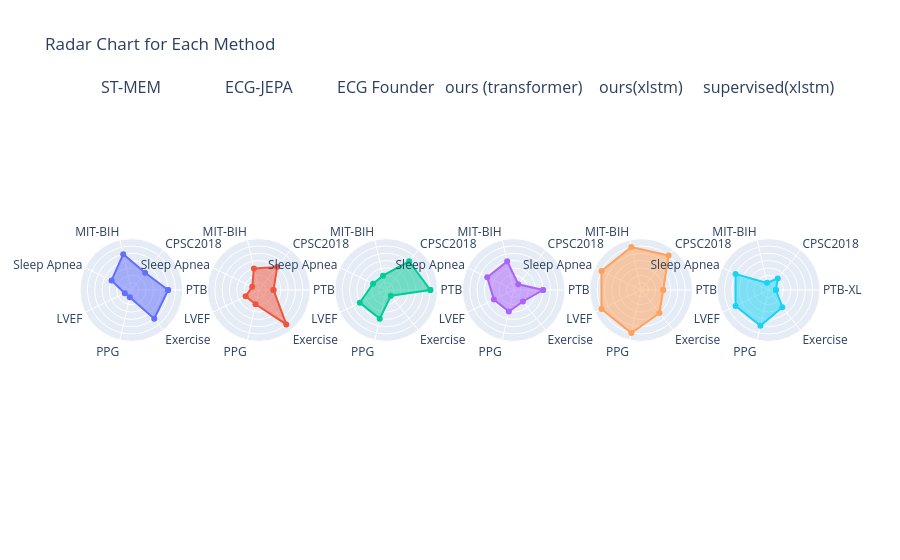

Source (notebook cell):
### Code cell
import pandas as pd
from plotly.subplots import make_subplots
import plotly.graph_objects as go

categories_closed = categories + [categories[0]]

fig = go.Figure()
# Plot one radar chart for each method on separate axes (subplots)

num_methods = len(df_ranked)
fig = make_subplots(
    rows=1, cols=num_methods,
    specs=[[{'type': 'polar'}]*num_methods],
    subplot_titles=df_ranked.index.tolist()
)

for i, (idx, row) in enumerate((len(df_ranked) - df_ranked).iterrows()):
    values = row.tolist() + [row.tolist()[0]]  # close the loop
    trace = fig.add_trace(
        go.Scatterpolar(
            r=values,
            theta=categories_closed,
            fill='toself',
            name=idx,
            line=dict(width=2),
            hoverinfo='skip',
        ),
        row=1, col=i+1
    )
    trace.update_polars(
        radialaxis=dict(visible=True, range=[-1, len(df_ranked)], showticklabels=False, showline=False),
        # angularaxis=dict(showticklabels=False)
    )

fig.update_layout(
    showlegend=False,
    title="Radar Chart for Each Method (RANKED)",
)
fig.show()

### Figure 1 — Plotly figure (JSON) as saved in the notebook; plotly's stock layout.template omitted (floating-point values rounded to 4 significant figures)
{"data": [{"fill": "toself", "hoverinfo": "skip", "line": {"width": 2}, "name": "ST-MEM", "r": [4, 2, 4, 2, 0, 0, 4, 4], "subplot": "polar", "theta": ["PTB-XL", "CPSC2018", "MIT-BIH", "Sleep Apnea", "LVEF", "PPG", "Exercise", "PTB-XL"], "type": "scatterpolar"}, {"fill": "toself", "hoverinfo": "skip", "line": {"width": 2}, "name": "ECG-JEPA", "r": [1, 3, 2, 0, 1, 1, 5, 1], "subplot": "polar2", "theta": ["PTB-XL", "CPSC2018", "MIT-BIH", "Sleep Apnea", "LVEF", "PPG", "Exercise", "PTB-XL"], "type": "scatterpolar"}, {"fill": "toself", "hoverinfo": "skip", "line": {"width": 2}, "name": "ECG Founder", "r": [5, 4, 1, 1, 3, 3, 0, 5], "subplot": "polar3", "theta": ["PTB-XL", "CPSC2018", "MIT-BIH", "Sleep Apnea", "LVEF", "PPG", "Exercise", "PTB-XL"], "type": "scatterpolar"}, {"fill": "toself", "hoverinfo": "skip", "line": {"width": 2}, "name": "ours (transformer)", "r": [3, 0, 3, 3, 2, 2, 1, 3], "subplot": "polar4", "theta": ["PTB-XL", "CPSC2018", "MIT-BIH", "Sleep Apnea", "LVEF", "PPG", "Exercise", "PTB-XL"], "type": "scatterpolar"}, {"fill": "toself", "hoverinfo": "skip", "line": {"width": 2}, "name": "ours(xlstm)", "r": [2, 5, 5, 5, 5, 5, 3, 2], "subplot": "polar5", "theta": ["PTB-XL", "CPSC2018", "MIT-BIH", "Sleep Apnea", "LVEF", "PPG", "Exercise", "PTB-XL"], "type": "scatterpolar"}, {"fill": "toself", "hoverinfo": "skip", "line": {"width": 2}, "name": "supervised(xlstm)", "r": [0, 1, 0, 4, 4, 4, 2, 0], "subplot": "polar6", "theta": ["PTB-XL", "CPSC2018", "MIT-BIH", "Sleep Apnea", "LVEF", "PPG", "Exercise", "PTB-XL"], "type": "scatterpolar"}], "layout": {"annotations": [{"font": {"size": 16}, "showarrow": false, "text": "ST-MEM", "x": 0.06944, "xanchor": "center", "xref": "paper", "y": 1, "yanchor": "bottom", "yref": "paper"}, {"font": {"size": 16}, "showarrow": false, "text": "ECG-JEPA", "x": 0.2417, "xanchor": "center", "xref": "paper", "y": 1, "yanchor": "bottom", "yref": "paper"}, {"font": {"size": 16}, "showarrow": false, "text": "ECG Founder", "x": 0.4139, "xanchor": "center", "xref": "paper", "y": 1, "yanchor": "bottom", "yref": "paper"}, {"font": {"size": 16}, "showarrow": false, "text": "ours (transformer)", "x": 0.5861, "xanchor": "center", "xref": "paper", "y": 1, "yanchor": "bottom", "yref": "paper"}, {"font": {"size": 16}, "showarrow": false, "text": "ours(xlstm)", "x": 0.7583, "xanchor": "center", "xref": "paper", "y": 1, "yanchor": "bottom", "yref": "paper"}, {"font": {"size": 16}, "showarrow": false, "text": "supervised(xlstm)", "x": 0.9306, "xanchor": "center", "xref": "paper", "y": 1, "yanchor": "bottom", "yref": "paper"}], "polar": {"domain": {"x": [0, 0.1389], "y": [0, 1]}, "radialaxis": {"range": [-1, 6], "showline": false, "showticklabels": false, "visible": true}}, "polar2": {"domain": {"x": [0.1722, 0.3111], "y": [0, 1]}, "radialaxis": {"range": [-1, 6], "showline": false, "showticklabels": false, "visible": true}}, "polar3": {"domain": {"x": [0.3444, 0.4833], "y": [0, 1]}, "radialaxis": {"range": [-1, 6], "showline": false, "showticklabels": false, "visible": true}}, "polar4": {"domain": {"x": [0.5167, 0.6556], "y": [0, 1]}, "radialaxis": {"range": [-1, 6], "showline": false, "showticklabels": false, "visible": true}}, "polar5": {"domain": {"x": [0.6889, 0.8278], "y": [0, 1]}, "radialaxis": {"range": [-1, 6], "showline": false, "showticklabels": false, "visible": true}}, "polar6": {"domain": {"x": [0.8611, 1], "y": [0, 1]}, "radialaxis": {"range": [-1, 6], "showline": false, "showticklabels": false, "visible": true}}, "showlegend": false, "title": {"text": "Radar Chart for Each Method"}}}
